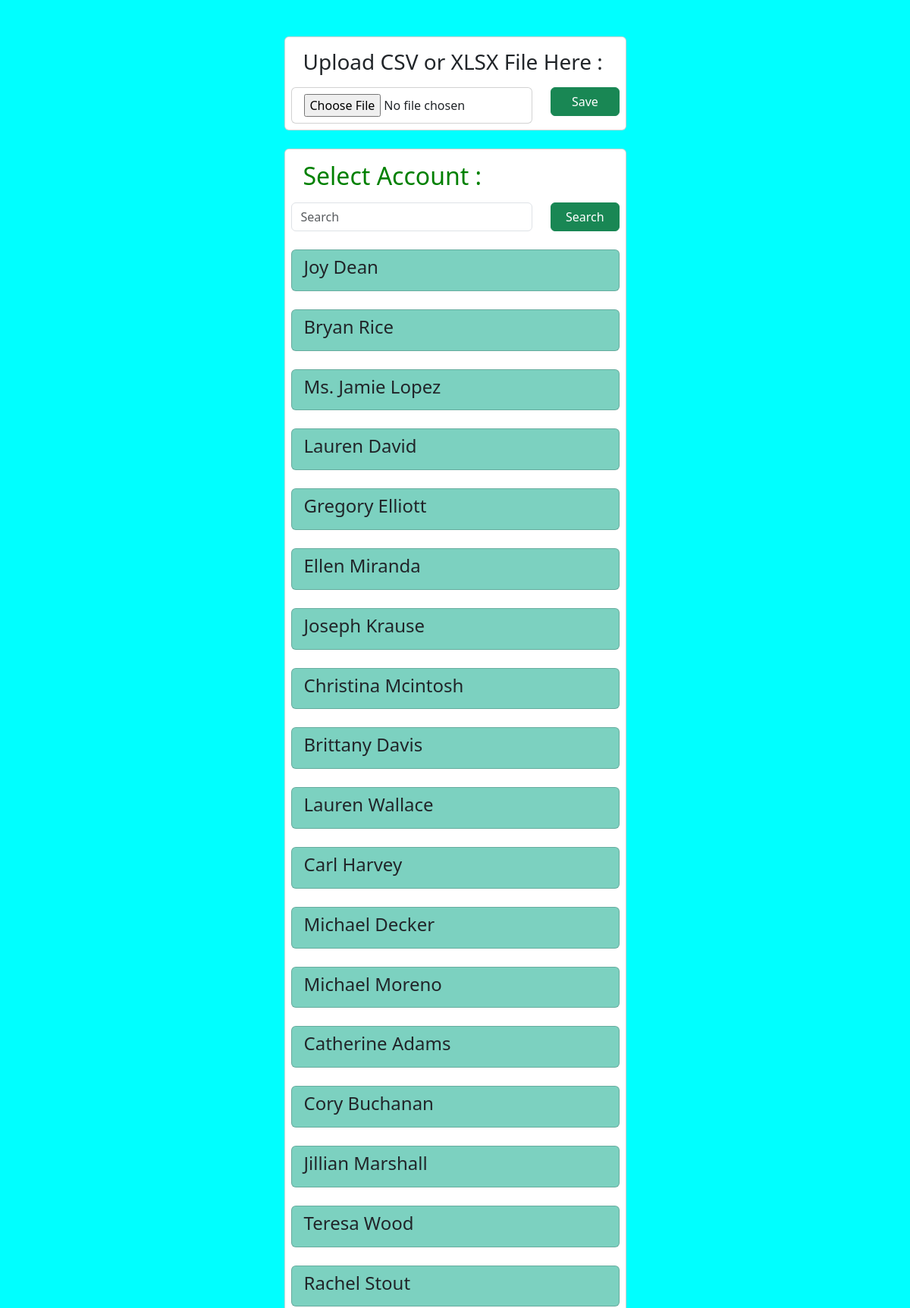
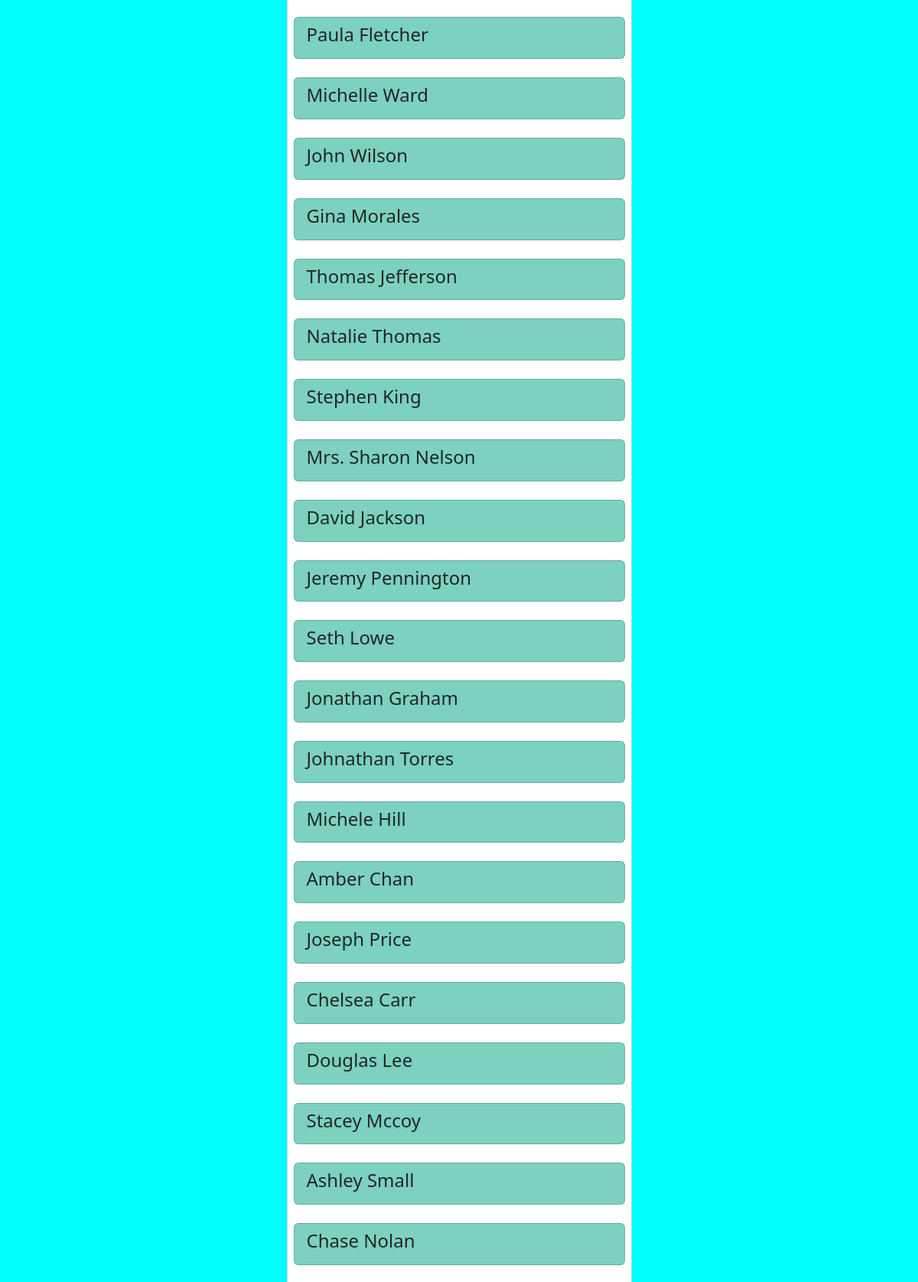
The page / (upper part) on the database its author committed (2 pictures, top to bottom).
### account/models.py (models this page shows, shortened)
class Profile(models.Model):
    id = models.UUIDField(primary_key=True, default=uuid.uuid4, editable=False)
    name = models.CharField(max_length=100)
    balance = models.DecimalField(max_digits=10, decimal_places=2, default=0.00)

### account/views.py (the view, shortened to what this page needs)
# urls.py: path('', views.home, name='home'),
def home(request):
    if request.method == "GET":
        search_query = request.GET.get('name')
        if search_query:
            accounts = Profile.objects.filter(name__icontains=search_query)
        else:
            accounts = Profile.objects.all()
        context = {'accounts': accounts}
        return render(request, "home/index.html", context)

### account/templates/home/index.html (shortened to what this page needs)
{% extends "base.html" %}
{% block page %}
    <div class="container mt-5 mb-5">
        <div class="row d-flex align-items-center justify-content-center">
            <div class="col-md-5">
                <div class="card p-2">
                    <h3 class="px-3 py-2"> Upload CSV or XLSX File Here :</h3>
                    <form method="post" enctype="multipart/form-data">
                        <div class="row">
                            <div class="col-9">
                                <div class="card px-3 p-2">
                                    <input type="file" name="csv_file">
                                </div>
                            </div>
                            <div class="col-3">
                                <button type="submit" class="btn btn-success w-100">Save</button>
                            </div>
                        </div>
                    </form>
                </div>
                <br>
                <div class="card p-2">
                    <h2 class="px-3 py-2"> Select Account :</h2>
                    <form class="form-inline my-2 my-lg-0">
                        <div class="row">
                            <div class="col-9">
                                <input class="form-control mr-sm-2" type="search" name="name" placeholder="Search" aria-label="Search">
                            </div>
                            <div class="col-3">
                                <button type="submit" class="btn btn-success w-100">Search</button>
                            </div>
                        </div>
                    </form>
                    <br>
                    {% for ac in accounts %}
                        <a style="text-decoration: none;" href="{% url 'profile' ac.id %}">
                            <div class="card px-3 p-2" id="send">
                                <h4> {{ ac.name }} </h4>
                            </div>
                        </a>
                        <br>
                    {% endfor %}
                </div>
                <br>
            </div>
        </div>
    </div>
{% endblock page %}

### templates/base.html (shortened to what this page needs)
{% load static %}
<!DOCTYPE html>
<html lang="en">
    <head>
        <link href="https://cdn.jsdelivr.net/npm/bootstrap@5.3.3/dist/css/bootstrap.min.css"
        rel="stylesheet">
        <link rel="stylesheet" href="{% static 'css/main.css' %}">
    </head>
    <body>
        {% block page %}
        {% endblock page %}
    </body>
</html>

### static/css/main.css (style rules this page uses)
body { background-color: aqua; }
h2.px-3.py-2 { color: green; }
#send { background-color: #7CD1C0; }

### rows shown on the page
Profile: name "Joy Dean"
Profile: name "Bryan Rice"
Profile: name "Ms. Jamie Lopez"
Profile: name "Lauren David"
Profile: name "Gregory Elliott"
Profile: name "Ellen Miranda"
Profile: name "Joseph Krause"
Profile: name "Christina Mcintosh"
Profile: name "Brittany Davis"
Profile: name "Lauren Wallace"
Profile: name "Carl Harvey"
Profile: name "Michael Decker"
Profile: name "Michael Moreno"
Profile: name "Catherine Adams"
Profile: name "Cory Buchanan"
Profile: name "Jillian Marshall"
Profile: name "Teresa Wood"
Profile: name "Rachel Stout"
Profile: name "Paula Fletcher"
Profile: name "Michelle Ward"
Profile: name "John Wilson"
Profile: name "Gina Morales"
Profile: name "Thomas Jefferson"
Profile: name "Natalie Thomas"
Profile: name "Stephen King"
Profile: name "Mrs. Sharon Nelson"
Profile: name "David Jackson"
Profile: name "Jeremy Pennington"
Profile: name "Seth Lowe"
Profile: name "Jonathan Graham"
Profile: name "Johnathan Torres"
Profile: name "Michele Hill"
Profile: name "Amber Chan"
Profile: name "Joseph Price"
Profile: name "Chelsea Carr"
Profile: name "Douglas Lee"
Profile: name "Stacey Mccoy"
Profile: name "Ashley Small"
Profile: name "Chase Nolan"
